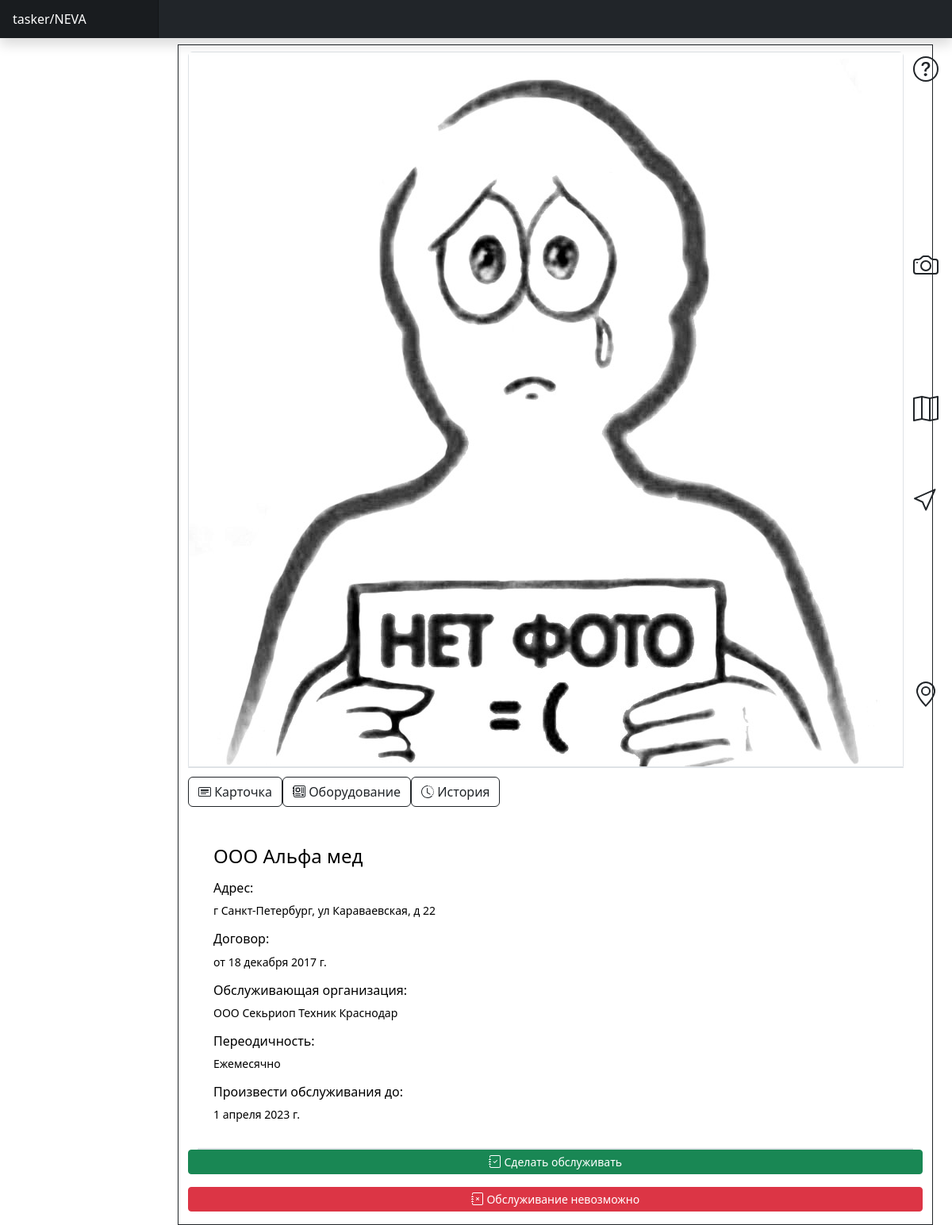
The app's page /technicians/fire_alarm_object_service/84/detail (signed in) with its own data.
### fire_alarm_objects/models.py (models this page shows, shortened)
class FireAlarmObject(models.Model):
    FREQUENCY_CHOICES = (
        ('Ежемесячно', 'Ежемесячно'),
        ('Ежеквартально', 'Ежеквартально'),
    )
    name = models.CharField(
        max_length=500,
        verbose_name='название объекта',
        help_text='Название объекта, на котором установлена пожарная сигнализация.'
    )
    frequency = models.CharField(
        max_length=15,
        choices=FREQUENCY_CHOICES,
        verbose_name='периодичность обслуживания',
        help_text='Периодичность обслуживания пожарной сигнализации на объекте.'
    )
    last_service_date = models.DateField(
        verbose_name='дата последнего обслуживания',
        help_text='Дата последнего обслуживания пожарной сигнализации на объекте.'
    )
    next_service_date = models.DateField(
        verbose_name='дата следующего обслуживания',
        help_text='Дата следующего обслуживания пожарной сигнализации на объекте.',
        blank=True,
        null=True
    )
    photo = models.ImageField(
        verbose_name='фото объекта',
        help_text='Фотография объекта, на котором установлена пожарная сигнализация.',
        blank=True,
        null=True,
        upload_to='service_photos/'
    )
    address = models.ForeignKey(
        Address,
        on_delete=models.CASCADE,
        verbose_name='Адрес объекта',
        related_name='fire_alarm_objects')
    branch = models.ForeignKey(
        Branch,
        on_delete=models.CASCADE,
        verbose_name='филиал',
        help_text='Филиал, к которому относится данный объект.',
        related_name='fire_alarm_objects'
    )
    service_zone = models.ForeignKey(
        ServiceZone,
        blank=True,
        null=True,
        on_delete=models.SET_NULL,
        verbose_name="Зона обслуживания",
        related_name="fire_alarm_objects")
    service_organizations = models.ForeignKey(
        ServiceOrganizations,
        blank=True,
        null=True,
        on_delete=models.DO_NOTHING,
        verbose_name="Обслуживающия организация",
        related_name="fire_alarm_objects"
    )
    remote_number = models.CharField(verbose_name='Пультовый номер',
                                     max_length=20,
                                      blank=True,
                                      null=True)
    room_number = models.CharField(verbose_name='Помещение',
                                   max_length=50,
                                   blank=True,
                                   null=True)
    contract_number = models.CharField(verbose_name='Номер договора',
                                       max_length=50,
                                       blank=True,
                                       null=True)
    contract_date = models.DateField(
        verbose_name='Дата заключения договора',
        blank=True,
        null=True
    )
    class Meta:
        verbose_name = 'объект'
        verbose_name_plural = 'объекты'

class Address(models.Model):
    address = models.CharField(max_length=200, verbose_name="Адрес")
    latitude = models.FloatField(verbose_name="Широта", null=True, blank=True)
    longitude = models.FloatField(
        verbose_name="Долгота", null=True, blank=True)
    class Meta:
        verbose_name = 'Адрес'
        verbose_name_plural = 'Адреса'
    def __str__(self):
        return self.address
    def get_geopoint(self):
        return f'[{self.latitude},{self.longitude}]'
    def get_geopoint_v2(self):
        return f'{self.latitude},{self.longitude}'
    def get_navigator_link(self):
        return f'yandexnavi://build_route_on_map?lat_to={self.latitude}&lon_to={self.longitude}'

### service_оrganizations/models.py (models this page shows)
class ServiceOrganizations (models.Model):
    name = models.CharField(verbose_name='Обслуживающая организация',
                            max_length=50,)
    class Meta:
        verbose_name = 'Сервесная организация'
        verbose_name_plural = 'Сервисные организации'
    def __str__ (self):
        return self.name

### technicians/views.py (the view)
# urls.py: path('fire_alarm_object_service/<int:object_id>/detail', views.fire_alarm_object_service_detail , name='fire_alarm_object_service_detail'),
def fire_alarm_object_service_detail(request, object_id):
    technician = TechnicianFireAlarmObject(request)
    context =  technician.get_context(object_id)
    template = 'technicians/fire_alarm_object_detail.html'
    return render(request, template, context)

### branches/models.py (called while the page is built)
    def get_location(self):
        if self.longitude is not None and self.latitude is not None:
            return [self.longitude, self.latitude]
        else:
            return "[55.7522,37.6156]"

### core/templatetags/user_filters.py (called while the page is built)
@register.filter
def map_icon_color(object: FireAlarmObject):
    delta = object.next_service_date - datetime.now().date()
    if delta.days <= 3:
        return '#A52A2A'
    elif delta.days <= 6:
        return '#FFD700'
    elif delta.days <= 9:
        return '#0000FF'
    else:
        return '#808080'

### technicians/business_services.py (called while the page is built)
    def get_context(self) -> Dict[str, any]:
        context = {'technician': self.technician}
        branch = self.technician.branch
        service_zones = ServiceZone.objects.filter(technicians__technician_id=self.technician.id)
        context['service_zones'] = service_zones
        context['branch'] = branch
        context['branch_location'] = branch.get_location()
        return context

### technicians/models.py (called while the page is built)
    def __str__(self):
        return f'{self.last_name} {self.first_name} {self.middle_name}'

### templates/technicians/fire_alarm_object_detail.html (shortened to what this page needs)
{% extends 'base.html' %}
{% load thumbnail %}
{% load user_filters %}
{% block content %}
<div class = 'container mt-2 pt-2 pb-3 border border-dark'>
  <div class="d-flex">
    <div class="flex-grow-1">
      <div class="accordion" id="accordionFireAlarmObjectHeader">
        <div class="accordion-item">
          <div id="collapseFoto" class="accordion-collapse collapse show" aria-labelledby="headingFoto" data-bs-parent="#accordionFireAlarmObjectHeader">
              {% if fire_alarm_object.photo %}
                {% thumbnail fire_alarm_object.photo "240x240" crop="center" upscale=True as im %}
                  <a href="{{ fire_alarm_object.photo.url }}"><img class="img" src="{{ im.url }}"></a>
                {% endthumbnail %}
              {% endif %}
          </div>
        </div>
        <div class="accordion-item">
        </div>
      </div>
    </div>
    <div class="btn-group-vertical" role="group" aria-label="Вертикальная группа кнопок">
      <a type="button" class="btn btn-outline-dark border-0" href='http://workspace-neva.online/ru/%D0%9F%D0%BE%D0%B6%D0%B0%D1%80%D0%BD%D0%B0%D1%8F_%D1%81%D0%B8%D0%B3%D0%BD%D0%B0%D0%BB%D0%B8%D0%B7%D0%B0%D1%86%D0%B8%D1%8F/%D0%9E%D0%B1%D1%81%D0%BB%D1%83%D0%B6%D0%B8%D0%B2%D0%B0%D0%BD%D0%B8%D0%B5_%D0%BF%D0%BE%D0%B6%D0%B0%D1%80%D0%BD%D0%BE%D0%B9_%D1%81%D0%B8%D0%B3%D0%BD%D0%B0%D0%BB%D0%B8%D0%B7%D0%B0%D1%86%D0%B8%D0%B8'>
      </a>
      <button class="btn btn-outline-dark border-0" type="button" data-bs-toggle="collapse" data-bs-target="#collapseFoto" aria-expanded="true" aria-controls="collapseFoto">
      </button>
      <button class="btn btn-outline-dark border-0 collapsed" type="button" data-bs-toggle="collapse" data-bs-target="#collapseMap" aria-expanded="false" aria-controls="collapseMap">
      </button>
      <a type="button" class="btn btn-outline-dark border-0" href='{{navigator_link}}'>
      </a>
      <button id="copy-button" onclick="copyToClipboard()" type="button" class="btn btn-outline-dark border-0">
      </button>
    </div>
  </div>
  <div class="btn-group mt-2 mb-2" role="group" aria-label="Basic outlined example">
    <h2 class="accordion-header" id="flush-headingCard">
      <button class="btn btn-outline-dark " type="button" data-bs-toggle="collapse" data-bs-target="#flush-collapseCard" aria-expanded="true" aria-controls="flush-collapseCard">
        Карточка
      </button>
    </h2>
    <h2 class="accordion-header" id="flush-headingEquipment">
      <button class="btn btn-outline-dark  collapsed" type="button" data-bs-toggle="collapse" data-bs-target="#flush-collapseEquipment" aria-expanded="false" aria-controls="flush-collapseEquipment">
        Оборудование
      </button>
    </h2>
    <h2 class="accordion-header" id="flush-headingHistory">
      <button class="btn btn-outline-dark collapsed" type="button" data-bs-toggle="collapse" data-bs-target="#flush-collapseHystory" aria-expanded="false" aria-controls="flush-collapseHystory">
        История
      </button>
    </h2>
  </div>
  <div class='container mt-2'>
    <div class="accordion accordion-flush" id="accordionFireAlarmObjectBase">
      <div class="accordion-item">
        <div id="flush-collapseCard" class="accordion-collapse collapse show" aria-labelledby="flush-headingCard" data-bs-parent="#accordionFireAlarmObjectBase">
          <div class="accordion-body">
            <p class="card-text"><h4>{{ fire_alarm_object.name }}</h4></p>
            <p class="card-text"><h6>Адрес:</h6>{{ fire_alarm_object.address }} {% if fire_alarm_object.room_number %}помещение:{{fire_alarm_object.room_number}}{% endif %}</p>
            {% if fire_alarm_object.contract_number or fire_alarm_object.contract_date %}
            <p class="card-text"><h6>Договор:</h6> {% if fire_alarm_object.contract_number %}{{fire_alarm_object.contract_number}}{% endif %} от {% if fire_alarm_object.contract_date %}{{fire_alarm_object.contract_date}}{% endif %}
            {% endif %}
            <p class="card-text"><h6>Обслуживающая организация:</h6> {{ fire_alarm_object.service_organizations }}</p>
            <p class="card-text"><h6>Переодичность:</h6> {{ fire_alarm_object.frequency }}</p>
            <p class="card-text"><h6>Произвести обслуживания до:</h6> {{ fire_alarm_object.next_service_date }}</p>
          </div>
        </div>
      </div>
      <div class="accordion-item">
      </div>
    </div>
  </div>
  <div class="d-grid gap-3">
    <a href="{% url 'technicians:fire_alarm_object_service_create' fire_alarm_object.id %}" class="btn btn-success btn-sm">
      Сделать обслуживать
    </a>
    <a href="{% url 'technicians:failed_service_create' fire_alarm_object.id %}" class="btn btn-danger btn-sm">
      Обслуживание невозможно
    </a>
  </div>
</div>
{% endblock content %}

### static/css/custom_base.css (style rules this page uses)
.bi { vertical-align: -.125em; fill: currentColor; }

### static/css/dashboard.css (style rules this page uses)
body { font-size: .875rem; }

### records on screen
FireAlarmObject: name "ООО Альфа мед", address "г Санкт-Петербург, ул Караваевская, д 22", contract_date "18 декабря 2017 г.", service_organizations "ООО Секьриоп Техник Краснодар", frequency "Ежемесячно", next_service_date "1 апреля 2023 г."
